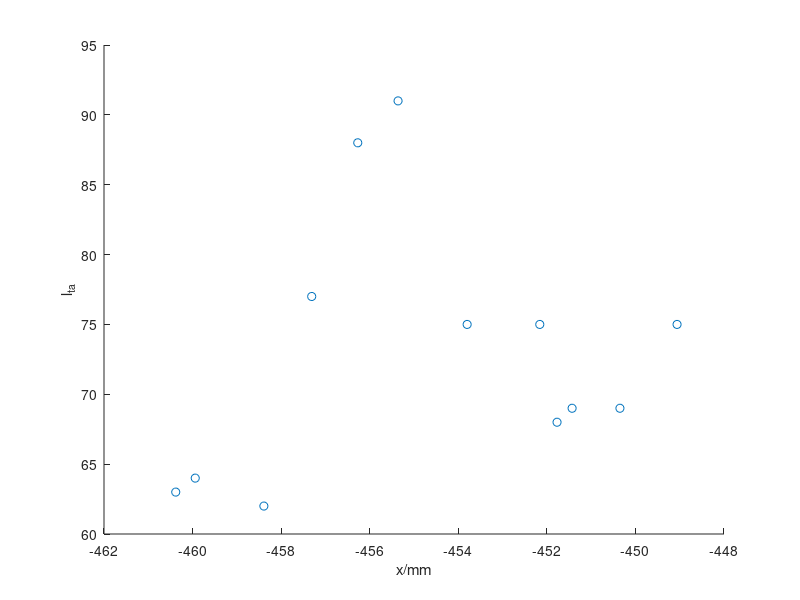
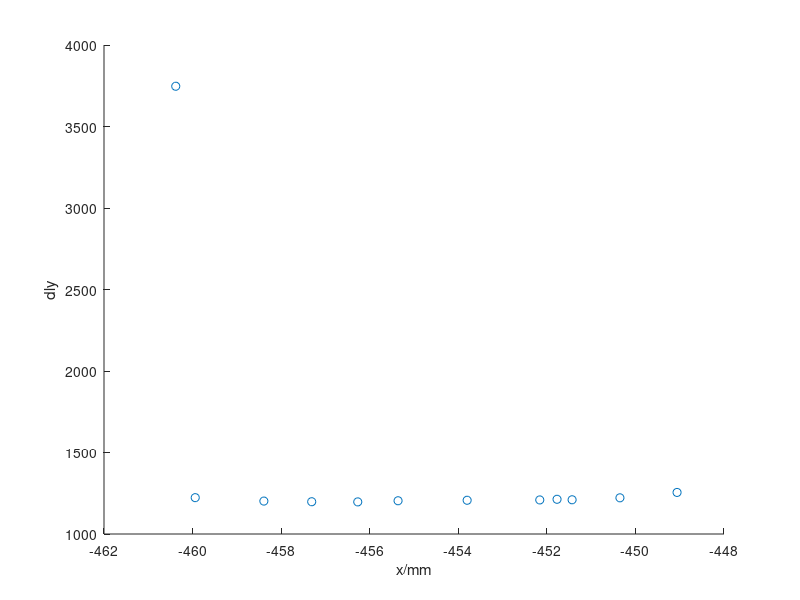
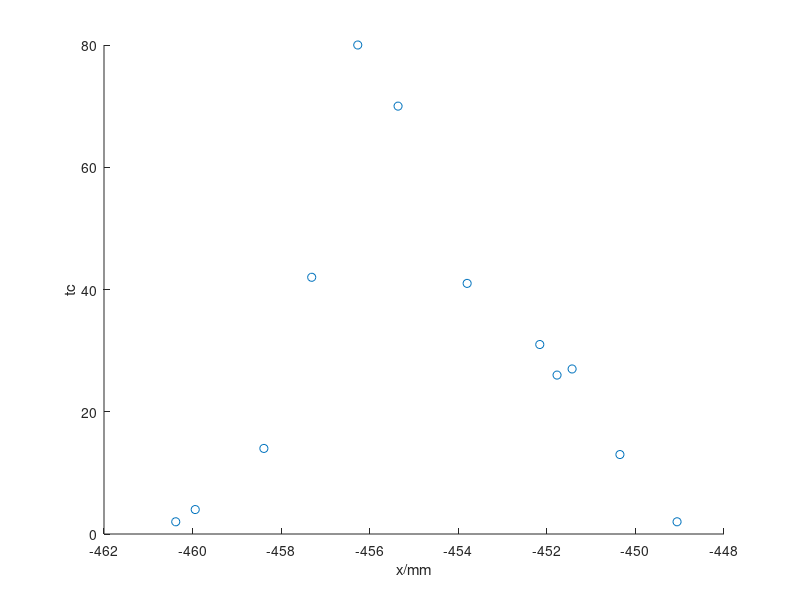
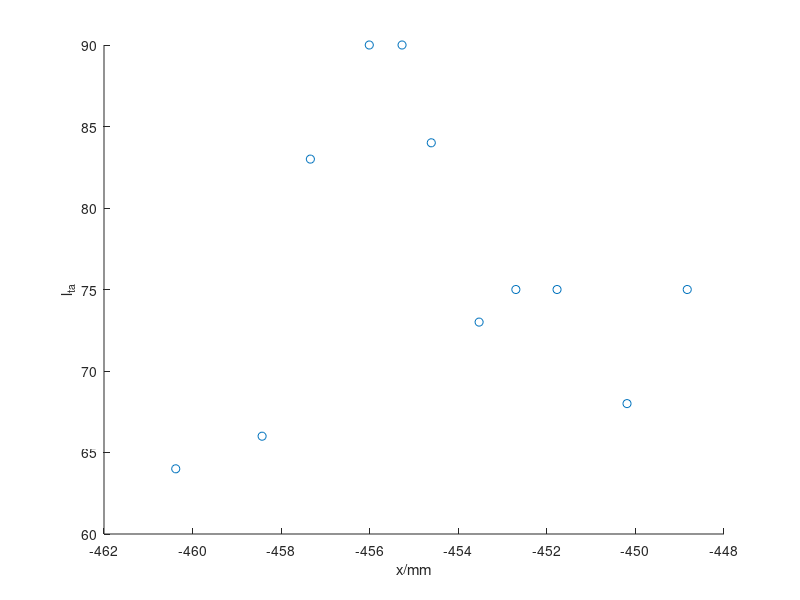

Source code (MATLAB) for these figures, in order:
clc
close all
clear all

%% Depth = 292.15 - 273.07
x = [-451.77; -449.06; -450.35; -451.43; -452.16; -453.8; 
     -455.36; -456.27; -457.31; -458.39; -459.94; -460.38];

l_ta = [68; 75; 69; 69; 75; 75;
        91; 88; 77; 62; 64; 63];
    
dly = [1213; 1255; 1222; 1210; 1209; 1207; 
       1204; 1197; 1198; 1202; 1223; 3747];

tc = [26;  2; 13; 27; 31; 41;
      70; 80; 42; 14;  4;  2];

%%
figure
scatter(x, l_ta)
xlabel('x/mm')
ylabel('l_{ta}')

figure
scatter(x, dly)
xlabel('x/mm')
ylabel('dly')

figure
scatter(x, tc)
xlabel('x/mm')
ylabel('tc')

%% Depth = 298.32 - 273.07
clear x l_ta dly tc
x = [-460.38; -457.34; -458.43; -456.01; -455.27; -454.61;
     -453.53; -452.7; -451.77; -450.19; -448.83];

l_ta = [64; 83; 66; 90; 90; 84; 
        73; 75; 75; 68; 75];

dly = [3300; 1530; 1546; 1521; 1524; 1532;
       1546; 1546; 1545; 1554; 1582];

tc = [ 1; 37; 14; 73; 70; 62;
       41; 41; 37; 28;  3];

%%
figure
scatter(x, l_ta)
xlabel('x/mm')
ylabel('l_{ta}')

figure
scatter(x, dly)
xlabel('x/mm')
ylabel('dly')

figure
scatter(x, tc)
xlabel('x/mm')
ylabel('tc')

%% Depth = 298.32 - 273.07
clear x l_ta dly tc
x = [-438.12; -439.21; -440.76; -441.82; -442.21; -443.91;
     -444.85; -445.74; -446.73; -447.87; -448.54];

l_ta = [59; 65; 65; 63; 64; 64;
        64; 65; 64; 63; 73];

dly = [2096; 2083; 2066; 2064; 2064; 2046; 
       2042; 2042; 2032; 2020; 2019];

tc = [ 2;  9; 17; 22; 22; 18;
      15; 11; 13; 13; 19];

%%
figure
scatter(x, l_ta)
xlabel('x/mm')
ylabel('l_{ta}')

figure
scatter(x, dly)
xlabel('x/mm')
ylabel('dly')

figure
scatter(x, tc)
xlabel('x/mm')
ylabel('tc')

